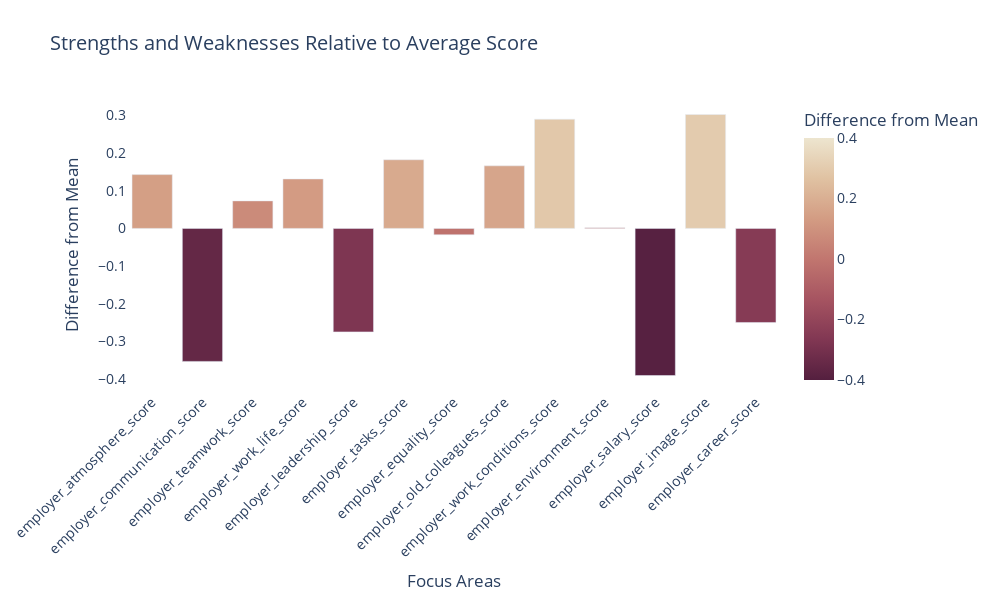

Source (notebook cell):
### Code cell
fig = px.bar(df1_2, 
             x=df1_2.index, 
             y='Distance from Mean', 
             color='Distance from Mean', 
             color_continuous_scale=px.colors.sequential.Brwnyl_r, 
             range_color=[-0.4, 0.4],  
             labels={'Distance from Mean': 'Difference from Mean'},
             title='Strengths and Weaknesses Relative to Average Score')


fig.update_layout(
    xaxis_title="Focus Areas", 
    yaxis_title="Difference from Mean",
    xaxis_tickangle=-45,  
    height=600,          
    width=1000,          
    font=dict(size=14),
    coloraxis_colorbar=dict(title="Difference from Mean"), 
    plot_bgcolor='white',  
    paper_bgcolor='white'  

)

fig.show()

### Figure 1 — Plotly figure (JSON) as saved in the notebook; plotly's stock layout.template omitted (floating-point values rounded to 4 significant figures)
{"data": [{"alignmentgroup": "True", "hovertemplate": "index=%{x}<br>Difference from Mean=%{marker.color}<extra></extra>", "legendgroup": "", "marker": {"color": [0.1426, -0.3526, 0.07298, 0.1311, -0.2743, 0.182, -0.01683, 0.1659, 0.2897, 0.001943, -0.39, 0.302, -0.2494], "coloraxis": "coloraxis", "pattern": {"shape": ""}}, "name": "", "offsetgroup": "", "orientation": "v", "showlegend": false, "textposition": "auto", "type": "bar", "x": ["employer_atmosphere_score", "employer_communication_score", "employer_teamwork_score", "employer_work_life_score", "employer_leadership_score", "employer_tasks_score", "employer_equality_score", "employer_old_colleagues_score", "employer_work_conditions_score", "employer_environment_score", "employer_salary_score", "employer_image_score", "employer_career_score"], "xaxis": "x", "y": [0.1426, -0.3526, 0.07298, 0.1311, -0.2743, 0.182, -0.01683, 0.1659, 0.2897, 0.001943, -0.39, 0.302, -0.2494], "yaxis": "y"}], "layout": {"barmode": "relative", "coloraxis": {"cmax": 0.4, "cmin": -0.4, "colorbar": {"title": {"text": "Difference from Mean"}}, "colorscale": [[0, "rgb(84, 31, 63)"], [0.1667, "rgb(129, 55, 83)"], [0.3333, "rgb(166, 84, 97)"], [0.5, "rgb(193, 118, 111)"], [0.6667, "rgb(211, 156, 131)"], [0.8333, "rgb(224, 194, 162)"], [1, "rgb(237, 229, 207)"]]}, "font": {"size": 14}, "height": 600, "legend": {"tracegroupgap": 0}, "paper_bgcolor": "white", "plot_bgcolor": "white", "title": {"text": "Strengths and Weaknesses Relative to Average Score"}, "width": 1000, "xaxis": {"anchor": "y", "domain": [0, 1], "tickangle": -45, "title": {"text": "Focus Areas"}}, "yaxis": {"anchor": "x", "domain": [0, 1], "title": {"text": "Difference from Mean"}}}}
